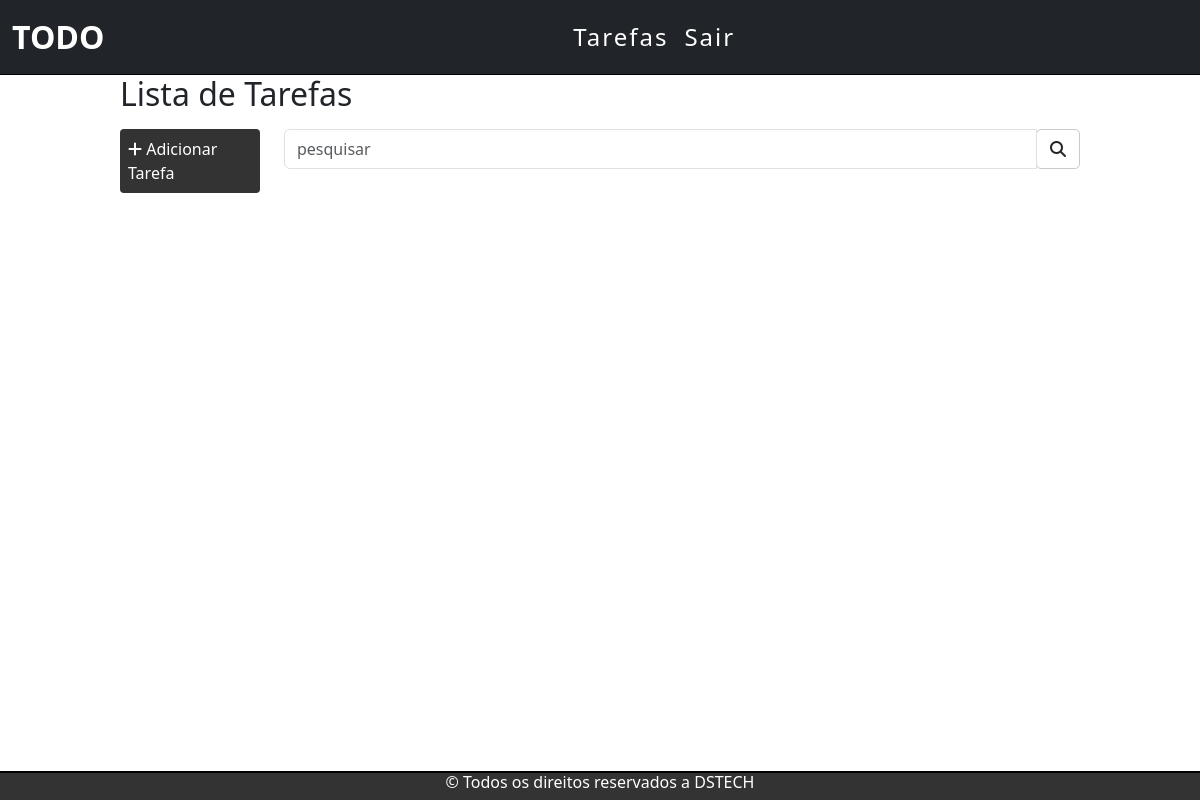
The page / (signed in) on the database as committed earlier.
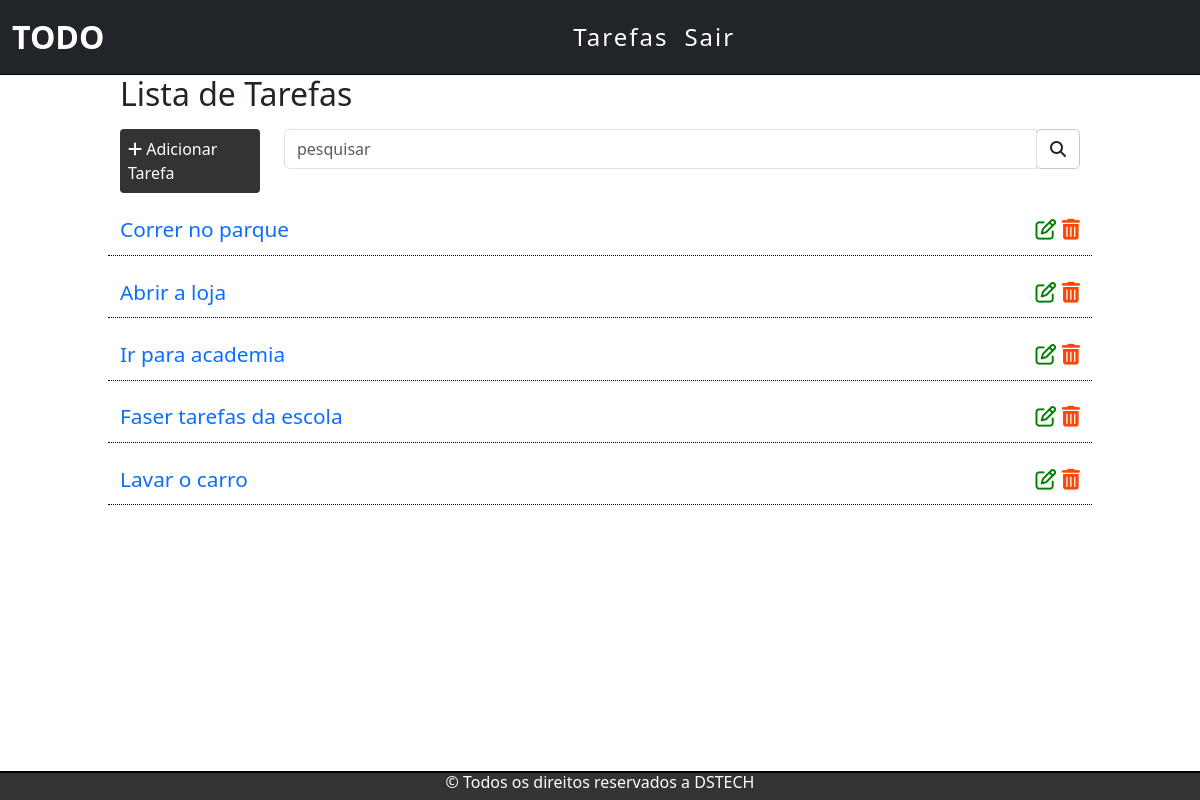
The same page on the database as committed later.
### tarefas/models.py (models this page shows, shortened)
class Tarefas(models.Model):
    titulo = models.CharField(max_length=200)
    descricao = models.TextField()
    usuario = models.ForeignKey(get_user_model(), on_delete=models.CASCADE)
    created_at = models.DateTimeField(auto_now_add=True)
    update_at = models.DateTimeField(auto_now=True)

### tarefas/views.py (the view)
# urls.py: path('', views.listaTarefa, name='lista-tarefa'),
@login_required
def listaTarefa(request):
    Tarefas_list = Tarefas.objects.all().order_by('-created_at').filter(usuario=request.user)
    search =request.GET.get('search')
    if search:
        tarefas = Tarefas.objects.filter(titulo__icontains=search, usuario=request.user)
        return render(request, 'tarefas/list.html', {'tarefas' :tarefas})
    else:
        return render(request, 'tarefas/list.html', {'tarefas' :Tarefas_list})

### templates/tarefas/list.html (shortened to what this page needs)
{% extends 'base.html' %}
{% block content %}
<div class="list-div">
  <h2>Lista de Tarefas</h2>
  <div class="row barra">
    <div class="col-sm-2">
      <a id="add-button" href="novaTarefa/">
        <div class="add-div"><i class="fa fa-plus"></i> Adicionar Tarefa</div>
      </a>
    </div>
    <div class="col-sm-10">
      <form method="get" id="search-form">
        <div class="input-group">
          <input
            type="text"
            class="form-control"
            placeholder="pesquisar"
            name="search"
            value="{{request.GET.search}}"
          />
          <div class="input-group-btn">
            <button class="btn btn-default" id="search-btn" type="submit">
              <i class="fa fa-search"></i>
            </button>
          </div>
        </div>
      </form>
    </div>
  </div>
  {% for tarefa in tarefas %}
  <div class="row item">
    <div class="col-sm-10">
      <span><a class="link" href="/tarefa/{{tarefa.id}}">{{tarefa.titulo}}</a></span>
    </div>
    <div class="col-sm-2 icones">
      <a href="edit/{{tarefa.id}}"><span><i class="fa fa-edit"></i></span></a>
      <a href="delete/{{tarefa.id}}" class="delete_btn"><span><i class="fa fa-trash"></i></span></a>
    </div>
  </div>
  {% endfor %}
</div>
{% endblock %}

### templates/base.html (shortened to what this page needs)
{% load static %}
<!DOCTYPE html>
<html lang="pt-br">
  <head>
    <link
      href="https://cdn.jsdelivr.net/npm/bootstrap@5.3.3/dist/css/bootstrap.min.css"
      rel="stylesheet"
    />
    <link rel="stylesheet" href="{% static '/css/style.css' %}" />
  </head>
  <body>
    <header>
      <nav class="navbar navbar-expand-sm navbar-dark bg-dark">
        <div class="container-fluid">
          <a class="navbar-brand" href="/">TODO</a>
          <div class="collapse navbar-collapse" id="mynavbar">
            <ul class="navbar-nav me-auto">
              {% if user.is_authenticated %}
              <li class="nav-item">
                <a class="nav-link" href="javascript:void(0)">Tarefas</a>
              </li>
              {% else %}
              <li class="nav-item">
                <a class="nav-link" href="/accounts/login">Entrar</a>
              </li>
              {% endif %}
              {% if user.is_authenticated %}
                <li class="nav-item">
                    <form action="{% url 'logout' %} " method="post">
                        <button class="nav-link active" type="submit">Sair</a>
                    </form>
              </li>
              {% endif %}
            </ul>
          </div>
        </div>
      </nav>
    </header>
    <main>
    {% block content %}
    {% endblock %}
    </main>
    <footer class="fixed-bottom">
      <h6>&copy; Todos os direitos reservados a DSTECH</h6>
    </footer>
  </body>
</html>

### tarefas/static/css/style.css (style rules this page uses)
body { margin:0 !important; padding:0 !important; }
.navbar { background-color:ffffff !important; border-bottom: 1px solid black !important; }
.navbar-nav { margin: auto !important; }
.navbar-brand { font-weight: bold !important; font-size: 2em !important; }
.nav-link { color: white !important; font-size: 1.5em !important; letter-spacing: 2px !important; }
.list-div { margin-left: 10% !important; margin-right: 10% !important; }
.add-div { background-color:#333 !important; color: white !important; border-radius: 4px !important; padding: 0.5em !important; }
#add-button { text-decoration: none !important; padding: 0 !important; margin: 0 !important; }
.barra { margin-top: 1em !important; }
.input-group-btn { border: 1px solid rgba(0, 0, 0, 0.206) !important; border-radius: 5px !important; }
.item { border-bottom: 1px dotted black !important; height: 2em !important; font-size: 1.3em !important; margin-top: 1em !important; }
.icones { text-align: end !important; }
.fa.fa-edit { color: green !important; }
.fa.fa-trash { color: orangered!important; }
.link { text-decoration: none !important; }
footer { background-color: #333 !important; border-top: 2px solid black !important; color: white !important; text-align: center !important; }

Rows that differ between the two databases and show on the page:
added Tarefas: titulo "Correr no parque"
added Tarefas: titulo "Abrir a loja"
added Tarefas: titulo "Ir para academia"
added Tarefas: titulo "Faser tarefas da escola"
added Tarefas: titulo "Lavar o carro"
